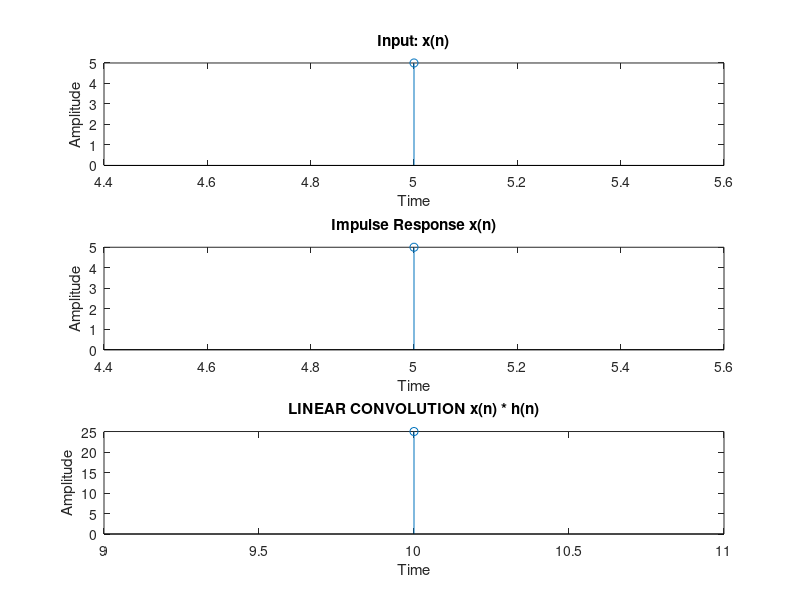

The MATLAB source for this figure:
%% linear convolution of x(n) with h(n)

clc;
clear all;
close all;

x0 = input('Enter the starting point of x(n): ');
x = input('Enter the coefficeints of x(n): ');

h0 = input('Enter the starting point of h(n): ');
h = input('Enter the coefficeints of h(n): ');

y = conv(x,h);

subplot(311),stem(x0:(x0+length(x)-1),x);
xlabel('Time');
ylabel('Amplitude');
title('Input: x(n)');

subplot(312),stem(h0:(h0+length(h)-1),h);
xlabel('Time');
ylabel('Amplitude');
title('Impulse Response x(n)');

subplot(313),stem(x0+h0:length(y)+x0+h0-1,y);
xlabel('Time');
ylabel('Amplitude');
title('LINEAR CONVOLUTION x(n) * h(n)');
